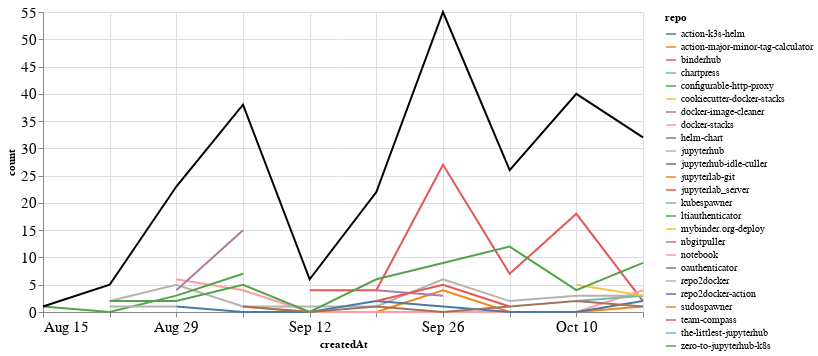

Notebook code cell kept with this figure:
### Markdown cell above
### Comments

### Code cell
comments_time = comments.groupby('repo').resample('W', on='createdAt').count()['author'].reset_index()
comments_time = comments_time.rename(columns={'author': 'count'})
comments_time_total = comments_time.groupby('createdAt').agg({"count": "sum"}).reset_index()
ch1 = alt.Chart(comments_time, width=600).mark_line().encode(
    x='createdAt',
    y='count',
    color='repo',
    tooltip="repo"
)

ch2 = alt.Chart(comments_time_total, width=600).mark_line(color="black").encode(
    x='createdAt',
    y='count',
)

ch1 + ch2

### Figure 1 — Vega-Lite specification as saved in the notebook (floating-point values rounded to 4 significant figures)
{"config": {"axisLeft": {"labelFontSize": 15}, "axisBottom": {"labelFontSize": 15}}, "layer": [{"data": {"name": "data-8f1eeb22ca8ed64da93ff6043a04dfea"}, "mark": "line", "encoding": {"color": {"type": "nominal", "field": "repo"}, "tooltip": {"type": "nominal", "field": "repo"}, "x": {"type": "temporal", "field": "createdAt"}, "y": {"type": "quantitative", "field": "count"}}, "width": 600}, {"data": {"name": "data-9b2cf4b7fedb528dbbe1f1f2eea879f7"}, "mark": {"type": "line", "color": "black"}, "encoding": {"x": {"type": "temporal", "field": "createdAt"}, "y": {"type": "quantitative", "field": "count"}}, "width": 600}], "$schema": "https://vega.github.io/schema/vega-lite/v4.8.1.json", "datasets": {"data-8f1eeb22ca8ed64da93ff6043a04dfea": [{"repo": "action-k3s-helm", "createdAt": "2021-10-10T00:00:00", "count": 5}, {"repo": "action-major-minor-tag-calculator", "createdAt": "2021-09-05T00:00:00", "count": 1}, {"repo": "action-major-minor-tag-calculator", "createdAt": "2021-09-12T00:00:00", "count": 0}, {"repo": "action-major-minor-tag-calculator", "createdAt": "2021-09-19T00:00:00", "count": 0}, {"repo": "action-major-minor-tag-calculator", "createdAt": "2021-09-26T00:00:00", "count": 4}, {"repo": "action-major-minor-tag-calculator", "createdAt": "2021-10-03T00:00:00", "count": 0}, {"repo": "action-major-minor-tag-calculator", "createdAt": "2021-10-10T00:00:00", "count": 0}, {"repo": "action-major-minor-tag-calculator", "createdAt": "2021-10-17T00:00:00", "count": 1}, {"repo": "binderhub", "createdAt": "2021-09-12T00:00:00", "count": 4}, {"repo": "binderhub", "createdAt": "2021-09-19T00:00:00", "count": 4}, {"repo": "binderhub", "createdAt": "2021-09-26T00:00:00", "count": 27}, {"repo": "binderhub", "createdAt": "2021-10-03T00:00:00", "count": 7}, {"repo": "binderhub", "createdAt": "2021-10-10T00:00:00", "count": 18}, {"repo": "binderhub", "createdAt": "2021-10-17T00:00:00", "count": 2}, {"repo": "chartpress", "createdAt": "2021-09-05T00:00:00", "count": 2}, {"repo": "configurable-http-proxy", "createdAt": "2021-09-19T00:00:00", "count": 2}, {"repo": "cookiecutter-docker-stacks", "createdAt": "2021-09-05T00:00:00", "count": 1}, {"repo": "docker-image-cleaner", "createdAt": "2021-09-19T00:00:00", "count": 4}, {"repo": "docker-image-cleaner", "createdAt": "2021-09-26T00:00:00", "count": 3}, {"repo": "docker-stacks", "createdAt": "2021-08-29T00:00:00", "count": 6}, {"repo": "docker-stacks", "createdAt": "2021-09-05T00:00:00", "count": 4}, {"repo": "docker-stacks", "createdAt": "2021-09-12T00:00:00", "count": 0}, {"repo": "docker-stacks", "createdAt": "2021-09-19T00:00:00", "count": 0}, {"repo": "docker-stacks", "createdAt": "2021-09-26T00:00:00", "count": 0}, {"repo": "docker-stacks", "createdAt": "2021-10-03T00:00:00", "count": 0}, {"repo": "docker-stacks", "createdAt": "2021-10-10T00:00:00", "count": 0}, {"repo": "docker-stacks", "createdAt": "2021-10-17T00:00:00", "count": 4}, {"repo": "helm-chart", "createdAt": "2021-10-10T00:00:00", "count": 1}, {"repo": "jupyterhub", "createdAt": "2021-08-22T00:00:00", "count": 2}, {"repo": "jupyterhub", "createdAt": "2021-08-29T00:00:00", "count": 5}, {"repo": "jupyterhub", "createdAt": "2021-09-05T00:00:00", "count": 1}, {"repo": "jupyterhub", "createdAt": "2021-09-12T00:00:00", "count": 1}, {"repo": "jupyterhub", "createdAt": "2021-09-19T00:00:00", "count": 1}, {"repo": "jupyterhub", "createdAt": "2021-09-26T00:00:00", "count": 6}, {"repo": "jupyterhub", "createdAt": "2021-10-03T00:00:00", "count": 2}, {"repo": "jupyterhub", "createdAt": "2021-10-10T00:00:00", "count": 3}, {"repo": "jupyterhub", "createdAt": "2021-10-17T00:00:00", "count": 3}, {"repo": "jupyterhub-idle-culler", "createdAt": "2021-08-29T00:00:00", "count": 1}, {"repo": "jupyterhub-idle-culler", "createdAt": "2021-09-05T00:00:00", "count": 0}, {"repo": "jupyterhub-idle-culler", "createdAt": "2021-09-12T00:00:00", "count": 0}, {"repo": "jupyterhub-idle-culler", "createdAt": "2021-09-19T00:00:00", "count": 2}, {"repo": "jupyterhub-idle-culler", "createdAt": "2021-09-26T00:00:00", "count": 1}, {"repo": "jupyterhub-idle-culler", "createdAt": "2021-10-03T00:00:00", "count": 0}, {"repo": "jupyterhub-idle-culler", "createdAt": "2021-10-10T00:00:00", "count": 0}, {"repo": "jupyterhub-idle-culler", "createdAt": "2021-10-17T00:00:00", "count": 2}, {"repo": "jupyterlab-git", "createdAt": "2021-10-03T00:00:00", "count": 2}, {"repo": "jupyterlab_server", "createdAt": "2021-10-03T00:00:00", "count": 1}, {"repo": "kubespawner", "createdAt": "2021-10-10T00:00:00", "count": 2}, {"repo": "kubespawner", "createdAt": "2021-10-17T00:00:00", "count": 3}, {"repo": "ltiauthenticator", "createdAt": "2021-08-15T00:00:00", "count": 1}, {"repo": "ltiauthenticator", "createdAt": "2021-08-22T00:00:00", "count": 0}, {"repo": "ltiauthenticator", "createdAt": "2021-08-29T00:00:00", "count": 3}, {"repo": "ltiauthenticator", "createdAt": "2021-09-05T00:00:00", "count": 7}, {"repo": "mybinder.org-deploy", "createdAt": "2021-10-10T00:00:00", "count": 5}, {"repo": "mybinder.org-deploy", "createdAt": "2021-10-17T00:00:00", "count": 3}, {"repo": "nbgitpuller", "createdAt": "2021-08-29T00:00:00", "count": 4}, {"repo": "nbgitpuller", "createdAt": "2021-09-05T00:00:00", "count": 15}, {"repo": "notebook", "createdAt": "2021-08-29T00:00:00", "count": 1}, {"repo": "oauthenticator", "createdAt": "2021-09-05T00:00:00", "count": 1}, {"repo": "oauthenticator", "createdAt": "2021-09-12T00:00:00", "count": 0}, {"repo": "oauthenticator", "createdAt": "2021-09-19T00:00:00", "count": 1}, {"repo": "oauthenticator", "createdAt": "2021-09-26T00:00:00", "count": 0}, {"repo": "oauthenticator", "createdAt": "2021-10-03T00:00:00", "count": 1}, {"repo": "oauthenticator", "createdAt": "2021-10-10T00:00:00", "count": 2}, {"repo": "oauthenticator", "createdAt": "2021-10-17T00:00:00", "count": 1}, {"repo": "repo2docker", "createdAt": "2021-08-22T00:00:00", "count": 1}, {"repo": "repo2docker", "createdAt": "2021-08-29T00:00:00", "count": 1}, {"repo": "repo2docker-action", "createdAt": "2021-09-05T00:00:00", "count": 1}, {"repo": "sudospawner", "createdAt": "2021-09-12T00:00:00", "count": 1}, {"repo": "team-compass", "createdAt": "2021-09-19T00:00:00", "count": 2}, {"repo": "team-compass", "createdAt": "2021-09-26T00:00:00", "count": 5}, {"repo": "team-compass", "createdAt": "2021-10-03T00:00:00", "count": 1}, {"repo": "the-littlest-jupyterhub", "createdAt": "2021-10-17T00:00:00", "count": 4}, {"repo": "zero-to-jupyterhub-k8s", "createdAt": "2021-08-22T00:00:00", "count": 2}, {"repo": "zero-to-jupyterhub-k8s", "createdAt": "2021-08-29T00:00:00", "count": 2}, {"repo": "zero-to-jupyterhub-k8s", "createdAt": "2021-09-05T00:00:00", "count": 5}, {"repo": "zero-to-jupyterhub-k8s", "createdAt": "2021-09-12T00:00:00", "count": 0}, {"repo": "zero-to-jupyterhub-k8s", "createdAt": "2021-09-19T00:00:00", "count": 6}, {"repo": "zero-to-jupyterhub-k8s", "createdAt": "2021-09-26T00:00:00", "count": 9}, {"repo": "zero-to-jupyterhub-k8s", "createdAt": "2021-10-03T00:00:00", "count": 12}, {"repo": "zero-to-jupyterhub-k8s", "createdAt": "2021-10-10T00:00:00", "count": 4}, {"repo": "zero-to-jupyterhub-k8s", "createdAt": "2021-10-17T00:00:00", "count": 9}], "data-9b2cf4b7fedb528dbbe1f1f2eea879f7": [{"createdAt": "2021-08-15T00:00:00", "count": 1}, {"createdAt": "2021-08-22T00:00:00", "count": 5}, {"createdAt": "2021-08-29T00:00:00", "count": 23}, {"createdAt": "2021-09-05T00:00:00", "count": 38}, {"createdAt": "2021-09-12T00:00:00", "count": 6}, {"createdAt": "2021-09-19T00:00:00", "count": 22}, {"createdAt": "2021-09-26T00:00:00", "count": 55}, {"createdAt": "2021-10-03T00:00:00", "count": 26}, {"createdAt": "2021-10-10T00:00:00", "count": 40}, {"createdAt": "2021-10-17T00:00:00", "count": 32}]}}
